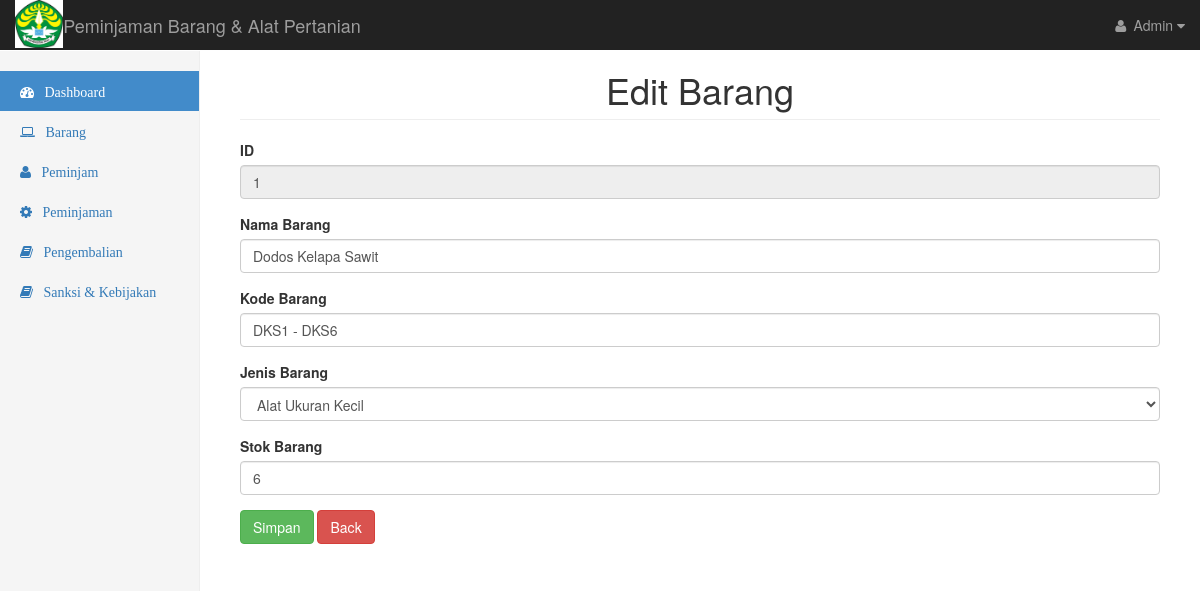
Screenshot of /editbrg.php?id_brg=1 (signed in) with the database file from the repository.
### tables this page shows
CREATE TABLE IF NOT EXISTS `barang` (
  `id_brg` int(11) NOT NULL AUTO_INCREMENT,
  `nama_brg` varchar(255) NOT NULL,
  `kode_barang` varchar(20) NOT NULL,
  `jenis_brg` varchar(255) NOT NULL,
  `stok_brg` varchar(255) NOT NULL,
  `foto` varchar(250) NOT NULL,
  PRIMARY KEY (`id_brg`)
);

### editbrg.php (the view, shortened to what this page needs)
<?php
include "config/koneksi.php" ?>
<!DOCTYPE html>
<html lang="en">
  <head>
    <link href="bootstrap/dist/css/bootstrap.min.css" rel="stylesheet">
    <link href="bootstrap/dist/css/global.css" rel="stylesheet">
    <link href="bootstrap/font-awesome/css/font-awesome.min.css" rel="stylesheet" type="text/css">
  </head>
  <body>
    <nav class="navbar navbar-inverse navbar-fixed-top">
      <div class="container-fluid">
        <div class="navbar-header">
          <img src="download.png" height="9%" width="9%" align="left" border=20>
          <a class="navbar-brand" href="#">Peminjaman Barang & Alat Pertanian</a>
        </div>
        <div id="navbar" class="navbar-collapse collapse">
          <ul class="nav navbar-nav navbar-right">
            <li class="dropdown">
              <a class="dropdown-toggle" data-toggle="dropdown">
                <i class="fa fa-user fa-fw"></i> Admin <i class="fa fa-caret-down"></i>
              </a>
          </li>
          </ul>
        </div>
      </div>
    </nav>
    <div class="container-fluid">
      <div class="row">
        <div class="col-sm-3 col-md-2 sidebar">
          <ul class="nav nav-sidebar">
            <li class="active"><a href="#"><i class="fa fa-dashboard">&nbsp;&nbsp;&nbsp;Dashboard</i></a></li>
            <li><a href="barang.php"><i class="fa fa-laptop">&nbsp;&nbsp;&nbsp;Barang</i></a></li>
            <li><a href="peminjam.php"><i class="fa fa-user">&nbsp;&nbsp;&nbsp;Peminjam</i></a></li>
            <li><a href="#"><i class="fa fa-gear">&nbsp;&nbsp;&nbsp;Peminjaman</i></a></li>
            <li><a href="#"><i class="fa fa-book">&nbsp;&nbsp;&nbsp;Pengembalian</i></a></li>
            <li><a href="sanksi.php"><i class="fa fa-book">&nbsp;&nbsp;&nbsp;Sanksi & Kebijakan</i></a></li>
          </ul>
        </div>
        <div class="col-sm-9 col-sm-offset-3 col-md-10 col-md-offset-2 main">
          <center><h1 class="page-header">Edit Barang</h1></center>
              <section class="row">
                <div class="col-md-12">
                <div class="box box-danger">
                <?php
                  $id_brg = $_GET['id_brg'];
                  $query = $mysqli->query("SELECT * FROM barang where id_brg='$id_brg'");
                  while ($qu = mysqli_fetch_array($query)){
                    ?>
                  <form role="form" action="proseseditbrg.php" method="post">
                  <div class = "box-body">
                  <div class ="form-group">
                    <label for="exampleInputEmail1">ID</label>
                    <input type="text" disable value="<?php echo $qu['id_brg'] ?>" name="id_brg" class="form-control" placeholder="" disabled>
                    </div>
                    <div class ="form-group">
                    <label for="exampleInputPassword1">Nama Barang</label>
                    <input type="text"  value="<?php echo$qu['nama_brg'] ?>" name="nama_brg"
                    class="form-control" placeholder="" required>
                    </div>
                    <div class ="form-group">
                    <label for="exampleInputPassword1">Kode Barang</label>
                    <input type="text"  value="<?php echo$qu['kode_barang'] ?>" name="kode_barang"
                    class="form-control" placeholder="" required>
                    </div>
					<div class ="form-group">
                    <label for="exampleInputPassword1">Jenis Barang</label>
                    <select name="jenis_brg" class="form-control">
                      <option value="0" <?php echo $qu['jenis_brg'] == 0 ? 'selected' : ' ' ?>>Alat Ukuran Kecil</option>
                    </select>
                    </div>
                     <div class ="form-group">
                    <label for="exampleInputPassword1">Stok Barang</label>
                    <input type="text"  value="<?php echo$qu['stok_brg'] ?>" name="stok_brg"
                    class="form-control" placeholder="" required>
                    </div>
                <?php
                }
            ?>
            <button type="submit" class="btn btn-success">Simpan</button>
            <a href="barang.php" class="btn btn-danger">Back</a>
            </div>
            </form>
            </section>
          </div>
        </div>
      </div>
    <?php require_once "templates/footer.php" ?>

### rows the page displays
barang: id_brg "1", nama_brg "Dodos Kelapa Sawit", kode_barang "DKS1 - DKS6", jenis_brg "Alat Ukuran Kecil", stok_brg "6"
